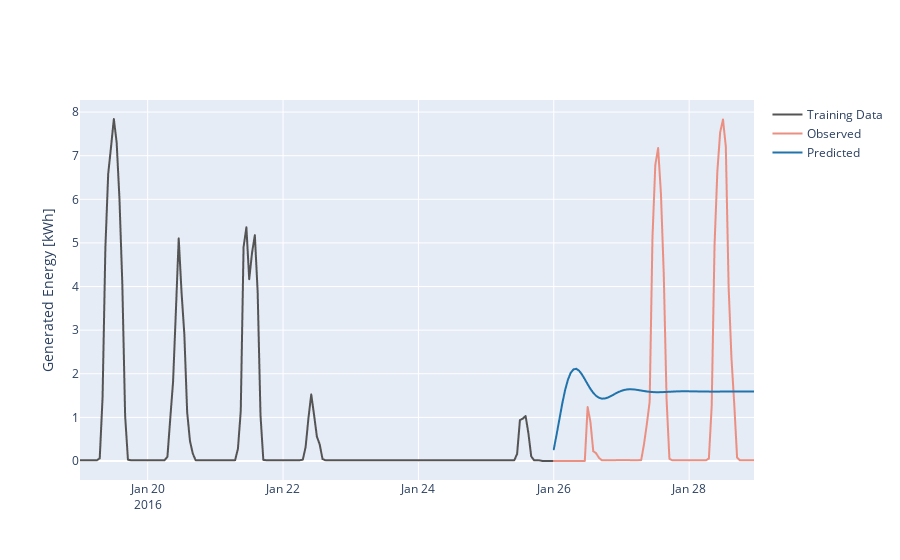

The cell this chart's notebook holds for it:
### Code cell
fig = go.Figure(go.Scattergl(
    x = forecast1[train_df_1week : validation_df.index[0]].index,
    y = forecast1['Generated Energy'][train_df_1week : validation_df.index[0]],
    name = "Training Data",
    line=dict(color='rgb(84, 84, 84)')
))

fig.add_trace(go.Scattergl(
    x = forecast1[validation_df.index[0] : validation_df.index[-1]].index,
    y = forecast1['Generated Energy'][validation_df.index[0] : validation_df.index[-1]],
    name = "Observed",
    line=dict(color='rgb(234,143,129)')
))

fig.add_trace(go.Scattergl(
    x = forecast1[validation_df.index[0]:validation_df.index[-1]].index,
    y = forecast1['Prediction'][validation_df.index[0]:validation_df.index[-1]],
    name = "Predicted",
    line=dict(color='rgb(32,115,171)')
))

# if bands == True:
#     fig.add_trace(go.Scattergl(
#         x = conf_interval.index,
#         y = conf_interval['lower Generated Energy'],
#         name = "Lower Bound"
#     ))
#
#     fig.add_trace(go.Scattergl(
#         x = conf_interval.index,
#         y = conf_interval['upper Generated Energy'],
#         name = "Upper Bound"
#     ))

fig.update_yaxes(title="Generated Energy [kWh]")

fig.show()
